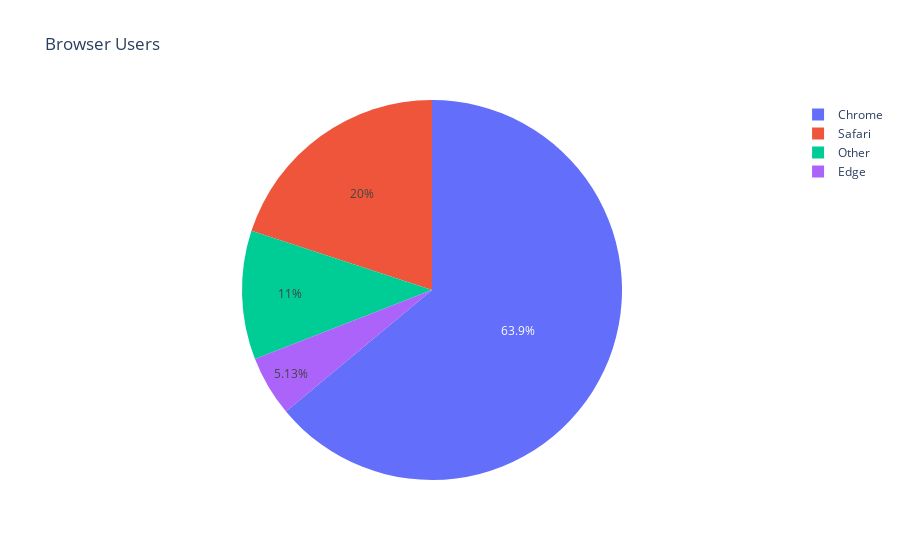

Write notebook code for a chart like this one.
### Code cell
fig = px.pie(df4, values='Customers', names='Browser', title='Browser Users')
fig.show()

### Figure 1 — Plotly figure (JSON) as saved in the notebook; plotly's stock layout.template omitted (floating-point values rounded to 4 significant figures)
{"data": [{"domain": {"x": [0, 1], "y": [0, 1]}, "hovertemplate": "Browser=%{label}<br>Customers=%{value}<extra></extra>", "labels": ["Chrome", "Safari", "Other", "Edge"], "legendgroup": "", "name": "", "showlegend": true, "type": "pie", "values": [42076, 13135, 7208, 3377]}], "layout": {"legend": {"tracegroupgap": 0}, "title": {"text": "Browser Users"}}}
